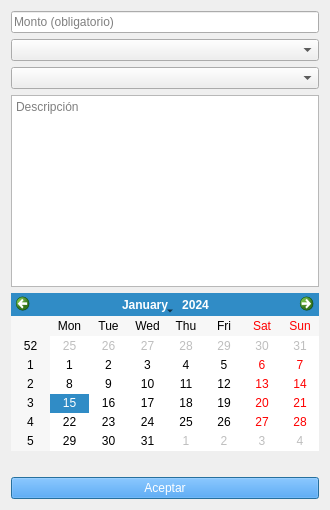
<?xml version="1.0" encoding="UTF-8"?>
<ui version="4.0">
 <class>VentanaIngresoEgreso</class>
 <widget class="QDialog" name="VentanaIngresoEgreso">
  <property name="windowModality">
   <enum>Qt::WindowModal</enum>
  </property>
  <property name="geometry">
   <rect>
    <x>0</x>
    <y>0</y>
    <width>330</width>
    <height>510</height>
   </rect>
  </property>
  <property name="minimumSize">
   <size>
    <width>330</width>
    <height>510</height>
   </size>
  </property>
  <property name="maximumSize">
   <size>
    <width>330</width>
    <height>510</height>
   </size>
  </property>
  <property name="windowTitle">
   <string>Form</string>
  </property>
  <layout class="QVBoxLayout" name="verticalLayout">
   <item>
    <widget class="QLineEdit" name="_line_monto">
     <property name="text">
      <string/>
     </property>
     <property name="placeholderText">
      <string>Monto (obligatorio)</string>
     </property>
    </widget>
   </item>
   <item>
    <widget class="QComboBox" name="_combobox_tipo_transaccion">
     <property name="placeholderText">
      <string>Tipo de Transacción (obligatorio)</string>
     </property>
    </widget>
   </item>
   <item>
    <widget class="QComboBox" name="_combobox_categorias">
     <property name="placeholderText">
      <string>Categoría (obligatorio)</string>
     </property>
    </widget>
   </item>
   <item>
    <widget class="QTextEdit" name="_text_descripcion">
     <property name="placeholderText">
      <string>Descripción</string>
     </property>
    </widget>
   </item>
   <item>
    <widget class="QCalendarWidget" name="_calendar_fecha"/>
   </item>
   <item>
    <widget class="QLabel" name="_label_error">
     <property name="text">
      <string/>
     </property>
    </widget>
   </item>
   <item>
    <widget class="QPushButton" name="_button_aceptar">
     <property name="palette">
      <palette>
       <active>
        <colorrole role="Button">
         <brush brushstyle="SolidPattern">
          <color alpha="255">
           <red>30</red>
           <green>144</green>
           <blue>255</blue>
          </color>
         </brush>
        </colorrole>
        <colorrole role="ButtonText">
         <brush brushstyle="SolidPattern">
          <color alpha="255">
           <red>255</red>
           <green>255</green>
           <blue>255</blue>
          </color>
         </brush>
        </colorrole>
       </active>
       <inactive>
        <colorrole role="Button">
         <brush brushstyle="SolidPattern">
          <color alpha="255">
           <red>30</red>
           <green>144</green>
           <blue>255</blue>
          </color>
         </brush>
        </colorrole>
        <colorrole role="ButtonText">
         <brush brushstyle="SolidPattern">
          <color alpha="255">
           <red>255</red>
           <green>255</green>
           <blue>255</blue>
          </color>
         </brush>
        </colorrole>
       </inactive>
       <disabled>
        <colorrole role="Button">
         <brush brushstyle="SolidPattern">
          <color alpha="255">
           <red>30</red>
           <green>144</green>
           <blue>255</blue>
          </color>
         </brush>
        </colorrole>
        <colorrole role="ButtonText">
         <brush brushstyle="SolidPattern">
          <color alpha="255">
           <red>190</red>
           <green>190</green>
           <blue>190</blue>
          </color>
         </brush>
        </colorrole>
       </disabled>
      </palette>
     </property>
     <property name="text">
      <string>Aceptar</string>
     </property>
    </widget>
   </item>
  </layout>
 </widget>
 <resources/>
 <connections>
  <connection>
   <sender>_button_aceptar</sender>
   <signal>clicked()</signal>
   <receiver>VentanaIngresoEgreso</receiver>
   <slot>_on_button_aceptar()</slot>
   <hints>
    <hint type="sourcelabel">
     <x>164</x>
     <y>489</y>
    </hint>
    <hint type="destinationlabel">
     <x>164</x>
     <y>254</y>
    </hint>
   </hints>
  </connection>
 </connections>
 <slots>
  <slot>_on_button_aceptar()</slot>
 </slots>
</ui>
